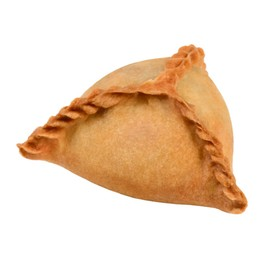
#> input picture Homework4/OriginalImage/DxyWAcDWkAE9JFD.jpg, 264 x 264 px
$ python Task.py
#> lines starting #> are read from the running program, lines starting #| are printed output that depends on the picture
import random
import cv2


def add_noise(image, percent):
    row, col = image.shape
    number_of_pixels = int(row * col * percent / 100)
    for i in range(number_of_pixels):
        y_coord = random.randint(0, row - 1)
        x_coord = random.randint(0, col - 1)
        image[y_coord][x_coord] = 255
    number_of_pixels = int(col * row * percent / 100)
    for i in range(number_of_pixels):
        y_coord = random.randint(0, row - 1)
        x_coord = random.randint(0, col - 1)
        image[y_coord][x_coord] = 0
    return image


def OnPercentChange(value):
    global noise_percent, img
    noise_percent = value
    img = add_noise(cv2.imread("OriginalImage/DxyWAcDWkAE9JFD.jpg",
                 cv2.IMREAD_GRAYSCALE), noise_percent)
    cv2.imshow("Noise", img)
    cv2.imshow("Averaging", cv2.blur(img, ksize=(9, 9)))
    cv2.imshow("Median", cv2.medianBlur(img, ksize=9))
    cv2.imshow("GaussianBlur", cv2.GaussianBlur(img, ksize=(9, 9), sigmaX=15, sigmaY=15))
    cv2.imshow("BilateralFiltering", cv2.bilateralFilter(img, d=9, sigmaColor=150, sigmaSpace=150))


img = cv2.imread("OriginalImage/DxyWAcDWkAE9JFD.jpg",
                 cv2.IMREAD_GRAYSCALE)
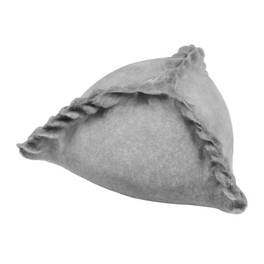
#> img: shape (264, 264); min 27, max 255, mean 220.4
noise_percent = 0
cv2.namedWindow("Noise")
cv2.namedWindow("Averaging")
cv2.namedWindow("Median")
cv2.namedWindow("GaussianBlur")
cv2.namedWindow("BilateralFiltering")
cv2.createTrackbar("Noise percent", "Noise", 0, 100, OnPercentChange)
#> slider 'Noise percent' is set to 33
cv2.imshow("Noise", img)
cv2.waitKey()
#> in add_noise, `row, col = image.shape`: row = 264
#> in add_noise, `number_of_pixels = int(row * col * percent / 100)`: number_of_pixels = 22999
#> the loop in add_noise, `for i in range(number_of_pixels):` made 22999 passes
#> (y_coord, x_coord) on passes 1 to 3: (197, 215), (20, 132), (261, 248)
#> after the loop in add_noise, `for i in range(number_of_pixels):`:
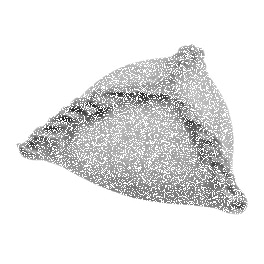
#> image: shape (264, 264); min 31, max 255, mean 230.1
#> the loop in add_noise, `for i in range(number_of_pixels):` made 22999 passes
#> (y_coord, x_coord) on passes 1 to 3: (76, 18), (89, 64), (196, 123)
#> after the loop in add_noise, `for i in range(number_of_pixels):`:
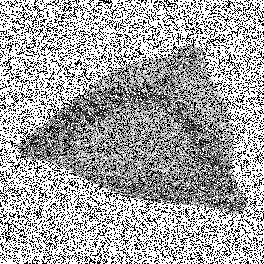
#> image: shape (264, 264); min 0, max 255, mean 165.5
#> in OnPercentChange, `cv2.imshow("Averaging", cv2.blur(img, ksize=(9, 9)))`:
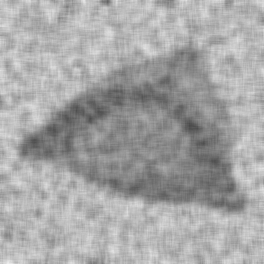
#> window 'Averaging': shape (264, 264); min 73, max 236, mean 165.5
#> in OnPercentChange, `cv2.imshow("Median", cv2.medianBlur(img, ksize=9))`:
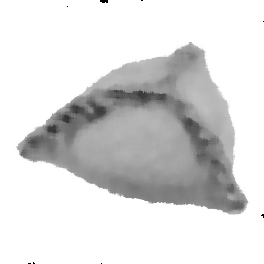
#> window 'Median': shape (264, 264); min 0, max 255, mean 219
#> in OnPercentChange, `cv2.imshow("BilateralFiltering", cv2.bilateralFilter(img, d=9, sigmaCo..`:
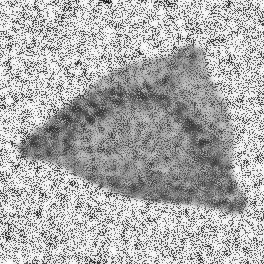
#> window 'BilateralFiltering': shape (264, 264); min 20, max 254, mean 173.6
cv2.destroyAllWindows()
